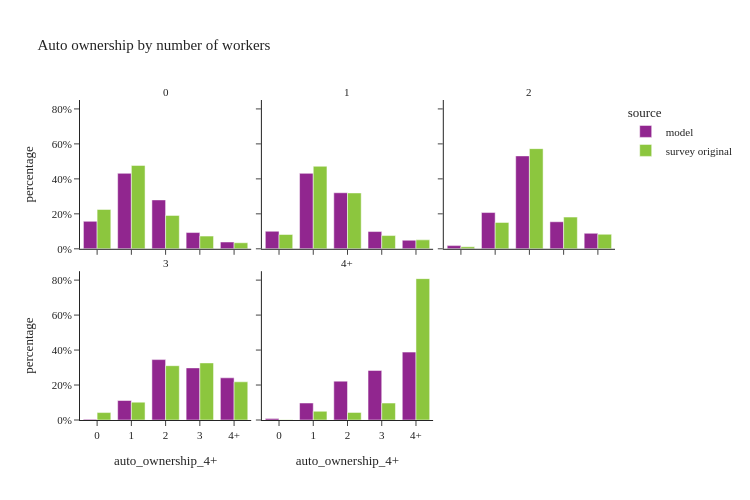

The notebook cell saved with this chart:
### Code cell
util.plot_share_facetbar(hh_data, 'hh_weight', share_col="auto_ownership_4+", title="Auto ownership by number of workers", 
                            facet_col="num_workers_4+", facet_col_wrap=3, height=500, orientation='v')

### Figure 1 — Plotly figure (JSON) as saved in the notebook; plotly's stock layout.template omitted (floating-point values rounded to 4 significant figures)
{"data": [{"alignmentgroup": "True", "customdata": [[58622], [161134], [104354], [34702], [14504]], "hovertemplate": "source=model<br>num_workers_4+=0<br>auto_ownership_4+=%{x}<br>percentage=%{y}<br>sample_size=%{customdata[0]}<extra></extra>", "legendgroup": "model", "marker": {"color": "#91268F", "pattern": {"shape": ""}}, "name": "model", "offsetgroup": "model", "orientation": "v", "showlegend": true, "textposition": "auto", "type": "bar", "x": ["0", "1", "2", "3", "4+"], "xaxis": "x4", "y": [0.157, 0.4316, 0.2795, 0.09296, 0.03885], "yaxis": "y4"}, {"alignmentgroup": "True", "customdata": [[68016], [292409], [217274], [66820], [33215]], "hovertemplate": "source=model<br>num_workers_4+=1<br>auto_ownership_4+=%{x}<br>percentage=%{y}<br>sample_size=%{customdata[0]}<extra></extra>", "legendgroup": "model", "marker": {"color": "#91268F", "pattern": {"shape": ""}}, "name": "model", "offsetgroup": "model", "orientation": "v", "showlegend": false, "textposition": "auto", "type": "bar", "x": ["0", "1", "2", "3", "4+"], "xaxis": "x5", "y": [0.1004, 0.4315, 0.3206, 0.09859, 0.04901], "yaxis": "y5"}, {"alignmentgroup": "True", "customdata": [[10158], [115603], [296387], [86262], [49413]], "hovertemplate": "source=model<br>num_workers_4+=2<br>auto_ownership_4+=%{x}<br>percentage=%{y}<br>sample_size=%{customdata[0]}<extra></extra>", "legendgroup": "model", "marker": {"color": "#91268F", "pattern": {"shape": ""}}, "name": "model", "offsetgroup": "model", "orientation": "v", "showlegend": false, "textposition": "auto", "type": "bar", "x": ["0", "1", "2", "3", "4+"], "xaxis": "x6", "y": [0.01821, 0.2072, 0.5313, 0.1546, 0.08858], "yaxis": "y6"}, {"alignmentgroup": "True", "customdata": [[236], [7006], [21706], [18729], [15156]], "hovertemplate": "source=model<br>num_workers_4+=3<br>auto_ownership_4+=%{x}<br>percentage=%{y}<br>sample_size=%{customdata[0]}<extra></extra>", "legendgroup": "model", "marker": {"color": "#91268F", "pattern": {"shape": ""}}, "name": "model", "offsetgroup": "model", "orientation": "v", "showlegend": false, "textposition": "auto", "type": "bar", "x": ["0", "1", "2", "3", "4+"], "xaxis": "x", "y": [0.003756, 0.1115, 0.3455, 0.2981, 0.2412], "yaxis": "y"}, {"alignmentgroup": "True", "customdata": [[577], [6225], [14257], [18181], [24906]], "hovertemplate": "source=model<br>num_workers_4+=4+<br>auto_ownership_4+=%{x}<br>percentage=%{y}<br>sample_size=%{customdata[0]}<extra></extra>", "legendgroup": "model", "marker": {"color": "#91268F", "pattern": {"shape": ""}}, "name": "model", "offsetgroup": "model", "orientation": "v", "showlegend": false, "textposition": "auto", "type": "bar", "x": ["0", "1", "2", "3", "4+"], "xaxis": "x2", "y": [0.008995, 0.09704, 0.2223, 0.2834, 0.3883], "yaxis": "y2"}, {"alignmentgroup": "True", "customdata": [[236], [422], [243], [77], [27]], "hovertemplate": "source=survey original<br>num_workers_4+=0<br>auto_ownership_4+=%{x}<br>percentage=%{y}<br>sample_size=%{customdata[0]}<extra></extra>", "legendgroup": "survey original", "marker": {"color": "#8CC63E", "pattern": {"shape": ""}}, "name": "survey original", "offsetgroup": "survey original", "orientation": "v", "showlegend": true, "textposition": "auto", "type": "bar", "x": ["0", "1", "2", "3", "4+"], "xaxis": "x4", "y": [0.2249, 0.4769, 0.1911, 0.07261, 0.03453], "yaxis": "y4"}, {"alignmentgroup": "True", "customdata": [[333], [878], [315], [67], [34]], "hovertemplate": "source=survey original<br>num_workers_4+=1<br>auto_ownership_4+=%{x}<br>percentage=%{y}<br>sample_size=%{customdata[0]}<extra></extra>", "legendgroup": "survey original", "marker": {"color": "#8CC63E", "pattern": {"shape": ""}}, "name": "survey original", "offsetgroup": "survey original", "orientation": "v", "showlegend": false, "textposition": "auto", "type": "bar", "x": ["0", "1", "2", "3", "4+"], "xaxis": "x5", "y": [0.08182, 0.472, 0.3194, 0.07574, 0.05106], "yaxis": "y5"}, {"alignmentgroup": "True", "customdata": [[63], [371], [519], [105], [40]], "hovertemplate": "source=survey original<br>num_workers_4+=2<br>auto_ownership_4+=%{x}<br>percentage=%{y}<br>sample_size=%{customdata[0]}<extra></extra>", "legendgroup": "survey original", "marker": {"color": "#8CC63E", "pattern": {"shape": ""}}, "name": "survey original", "offsetgroup": "survey original", "orientation": "v", "showlegend": false, "textposition": "auto", "type": "bar", "x": ["0", "1", "2", "3", "4+"], "xaxis": "x6", "y": [0.01169, 0.1509, 0.5729, 0.1814, 0.0831], "yaxis": "y6"}, {"alignmentgroup": "True", "customdata": [[6], [15], [31], [35], [20]], "hovertemplate": "source=survey original<br>num_workers_4+=3<br>auto_ownership_4+=%{x}<br>percentage=%{y}<br>sample_size=%{customdata[0]}<extra></extra>", "legendgroup": "survey original", "marker": {"color": "#8CC63E", "pattern": {"shape": ""}}, "name": "survey original", "offsetgroup": "survey original", "orientation": "v", "showlegend": false, "textposition": "auto", "type": "bar", "x": ["0", "1", "2", "3", "4+"], "xaxis": "x", "y": [0.04247, 0.1021, 0.3106, 0.3264, 0.2184], "yaxis": "y"}, {"alignmentgroup": "True", "customdata": [[1], [8], [6], [5], [13]], "hovertemplate": "source=survey original<br>num_workers_4+=4+<br>auto_ownership_4+=%{x}<br>percentage=%{y}<br>sample_size=%{customdata[0]}<extra></extra>", "legendgroup": "survey original", "marker": {"color": "#8CC63E", "pattern": {"shape": ""}}, "name": "survey original", "offsetgroup": "survey original", "orientation": "v", "showlegend": false, "textposition": "auto", "type": "bar", "x": ["0", "1", "2", "3", "4+"], "xaxis": "x2", "y": [0.001362, 0.04979, 0.04348, 0.09689, 0.8085], "yaxis": "y2"}], "layout": {"annotations": [{"font": {}, "showarrow": false, "text": "3", "x": 0.16, "xanchor": "center", "xref": "paper", "y": 0.465, "yanchor": "bottom", "yref": "paper"}, {"font": {}, "showarrow": false, "text": "4+", "x": 0.5, "xanchor": "center", "xref": "paper", "y": 0.465, "yanchor": "bottom", "yref": "paper"}, {"font": {}, "showarrow": false, "text": "0", "x": 0.16, "xanchor": "center", "xref": "paper", "y": 1.0, "yanchor": "bottom", "yref": "paper"}, {"font": {}, "showarrow": false, "text": "1", "x": 0.5, "xanchor": "center", "xref": "paper", "y": 1.0, "yanchor": "bottom", "yref": "paper"}, {"font": {}, "showarrow": false, "text": "2", "x": 0.84, "xanchor": "center", "xref": "paper", "y": 1.0, "yanchor": "bottom", "yref": "paper"}], "barmode": "group", "height": 500, "legend": {"title": {"text": "source"}, "tracegroupgap": 0}, "title": {"text": "Auto ownership by number of workers"}, "width": 750, "xaxis": {"anchor": "y", "domain": [0.0, 0.32], "title": {"text": "auto_ownership_4+"}}, "xaxis2": {"anchor": "y2", "domain": [0.34, 0.66], "matches": "x", "title": {"text": "auto_ownership_4+"}}, "xaxis3": {"anchor": "y3", "domain": [0.68, 1.0], "matches": "x", "title": {"text": "auto_ownership_4+"}}, "xaxis4": {"anchor": "y4", "domain": [0.0, 0.32], "matches": "x", "showticklabels": false}, "xaxis5": {"anchor": "y5", "domain": [0.34, 0.66], "matches": "x", "showticklabels": false}, "xaxis6": {"anchor": "y6", "domain": [0.68, 1.0], "matches": "x", "showticklabels": false}, "yaxis": {"anchor": "x", "domain": [0.0, 0.465], "tickformat": ".0%", "title": {"text": "percentage"}}, "yaxis2": {"anchor": "x2", "domain": [0.0, 0.465], "matches": "y", "showticklabels": false, "tickformat": ".0%"}, "yaxis3": {"anchor": "x3", "domain": [0.0, 0.465], "matches": "y", "showticklabels": false, "tickformat": ".0%"}, "yaxis4": {"anchor": "x4", "domain": [0.535, 1.0], "matches": "y", "tickformat": ".0%", "title": {"text": "percentage"}}, "yaxis5": {"anchor": "x5", "domain": [0.535, 1.0], "matches": "y", "showticklabels": false, "tickformat": ".0%"}, "yaxis6": {"anchor": "x6", "domain": [0.535, 1.0], "matches": "y", "showticklabels": false, "tickformat": ".0%"}}}
